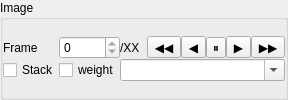
    <widget class="QGroupBox" name="groupBoxImage">
     <property name="sizePolicy">
      <sizepolicy hsizetype="Minimum" vsizetype="Fixed">
       <horstretch>0</horstretch>
       <verstretch>0</verstretch>
      </sizepolicy>
     </property>
     <property name="title">
      <string>Image</string>
     </property>
     <layout class="QVBoxLayout" name="verticalLayoutImage">
      <property name="spacing">
       <number>0</number>
      </property>
      <property name="leftMargin">
       <number>0</number>
      </property>
      <property name="topMargin">
       <number>0</number>
      </property>
      <property name="rightMargin">
       <number>0</number>
      </property>
      <property name="bottomMargin">
       <number>0</number>
      </property>
      <item>
       <layout class="QGridLayout" name="gridLayoutImage">
        <property name="spacing">
         <number>0</number>
        </property>
        <item row="2" column="1">
         <widget class="QCheckBox" name="checkBoxWeight">
          <property name="sizePolicy">
           <sizepolicy hsizetype="Fixed" vsizetype="Fixed">
            <horstretch>0</horstretch>
            <verstretch>0</verstretch>
           </sizepolicy>
          </property>
          <property name="toolTip">
           <string>If checked histogram as are weighted by selected axis</string>
          </property>
          <property name="text">
           <string>weight</string>
          </property>
         </widget>
        </item>
        <item row="1" column="3">
         <widget class="QLabel" name="labelFrameInfo">
          <property name="text">
           <string/>
          </property>
         </widget>
        </item>
        <item row="2" column="2" colspan="4">
         <widget class="QComboBox" name="comboBoxWeight">
          <property name="sizePolicy">
           <sizepolicy hsizetype="Expanding" vsizetype="Fixed">
            <horstretch>0</horstretch>
            <verstretch>0</verstretch>
           </sizepolicy>
          </property>
          <property name="editable">
           <bool>true</bool>
          </property>
         </widget>
        </item>
        <item row="1" column="0">
         <widget class="QLabel" name="label_4">
          <property name="text">
           <string>Frame</string>
          </property>
         </widget>
        </item>
        <item row="2" column="0">
         <widget class="QCheckBox" name="checkBoxStackFrames">
          <property name="sizePolicy">
           <sizepolicy hsizetype="Fixed" vsizetype="Fixed">
            <horstretch>0</horstretch>
            <verstretch>0</verstretch>
           </sizepolicy>
          </property>
          <property name="toolTip">
           <string>Show all frames stacked together. Uncheck to display a single frame.</string>
          </property>
          <property name="text">
           <string>Stack</string>
          </property>
          <property name="checked">
           <bool>false</bool>
          </property>
         </widget>
        </item>
        <item row="1" column="5">
         <layout class="QHBoxLayout" name="horizontalLayout_6">
          <property name="spacing">
           <number>0</number>
          </property>
          <item>
           <widget class="QToolButton" name="toolButtonStepBackward">
            <property name="sizePolicy">
             <sizepolicy hsizetype="Minimum" vsizetype="Fixed">
              <horstretch>0</horstretch>
              <verstretch>0</verstretch>
             </sizepolicy>
            </property>
            <property name="toolTip">
             <string>Step one frame backward</string>
            </property>
            <property name="text">
             <string>◀◀</string>
            </property>
           </widget>
          </item>
          <item>
           <widget class="QToolButton" name="toolButtonPlayBackward">
            <property name="sizePolicy">
             <sizepolicy hsizetype="Minimum" vsizetype="Fixed">
              <horstretch>0</horstretch>
              <verstretch>0</verstretch>
             </sizepolicy>
            </property>
            <property name="toolTip">
             <string>Play backward through frames</string>
            </property>
            <property name="text">
             <string>◀</string>
            </property>
            <property name="checkable">
             <bool>true</bool>
            </property>
           </widget>
          </item>
          <item>
           <widget class="QToolButton" name="toolButtonPause">
            <property name="sizePolicy">
             <sizepolicy hsizetype="Minimum" vsizetype="Fixed">
              <horstretch>0</horstretch>
              <verstretch>0</verstretch>
             </sizepolicy>
            </property>
            <property name="toolTip">
             <string>Pause playback</string>
            </property>
            <property name="text">
             <string>⏸</string>
            </property>
           </widget>
          </item>
          <item>
           <widget class="QToolButton" name="toolButtonPlayForward">
            <property name="sizePolicy">
             <sizepolicy hsizetype="Minimum" vsizetype="Fixed">
              <horstretch>0</horstretch>
              <verstretch>0</verstretch>
             </sizepolicy>
            </property>
            <property name="toolTip">
             <string>Play forward through frames</string>
            </property>
            <property name="text">
             <string>▶</string>
            </property>
            <property name="checkable">
             <bool>true</bool>
            </property>
           </widget>
          </item>
          <item>
           <widget class="QToolButton" name="toolButtonStepForward">
            <property name="sizePolicy">
             <sizepolicy hsizetype="Minimum" vsizetype="Fixed">
              <horstretch>0</horstretch>
              <verstretch>0</verstretch>
             </sizepolicy>
            </property>
            <property name="toolTip">
             <string>Step one frame forward</string>
            </property>
            <property name="text">
             <string>▶▶</string>
            </property>
           </widget>
          </item>
         </layout>
        </item>
        <item row="1" column="2">
         <widget class="QLabel" name="label_frame_nbr">
          <property name="sizePolicy">
           <sizepolicy hsizetype="Expanding" vsizetype="Preferred">
            <horstretch>0</horstretch>
            <verstretch>0</verstretch>
           </sizepolicy>
          </property>
          <property name="text">
           <string>/XX</string>
          </property>
         </widget>
        </item>
        <item row="1" column="1">
         <widget class="QSpinBox" name="spinBoxFrameNumber">
          <property name="sizePolicy">
           <sizepolicy hsizetype="MinimumExpanding" vsizetype="Fixed">
            <horstretch>0</horstretch>
            <verstretch>0</verstretch>
           </sizepolicy>
          </property>
          <property name="toolTip">
           <string>Select current frame number</string>
          </property>
          <property name="minimum">
           <number>0</number>
          </property>
          <property name="maximum">
           <number>0</number>
          </property>
          <property name="value">
           <number>0</number>
          </property>
         </widget>
        </item>
       </layout>
      </item>
     </layout>
    </widget>
